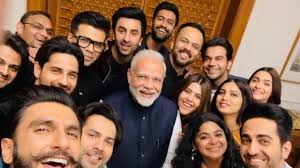
#> input picture imagesANDvideos/a3.jpeg, 300 x 168 px, given as the content of the folder /home/yogesh/Desktop/database/, which was not available
$ python countFace.py
#> lines starting #> are read from the running program, lines starting #| are printed output that depends on the picture; after the words box and inside, x2 and y2 are one past the last pixel; in counts of white or black regions, pixels touching at a corner belong together; pictures that were not available may be replaced by others from this repository, and a replacement may not be noted

import cv2
import numpy as np
from os import listdir
from os.path import isfile, join

# Global variable --------------
data_path="/home/yogesh/Desktop/database/"
onlyfiles=[f for f in listdir(data_path) if isfile(join(data_path,f))]
training_data, labels = [], []
count=0
det=0
ndet=0

# images Training model --------------------------
for i, file in enumerate(onlyfiles):
    image_path=data_path+onlyfiles[i]
    images=cv2.imread(image_path,cv2.IMREAD_GRAYSCALE)
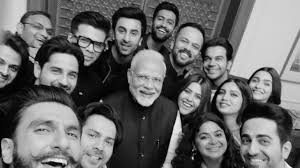
#> images: shape (168, 300); min 0, max 254, mean 105.8
#> the answer given: 3
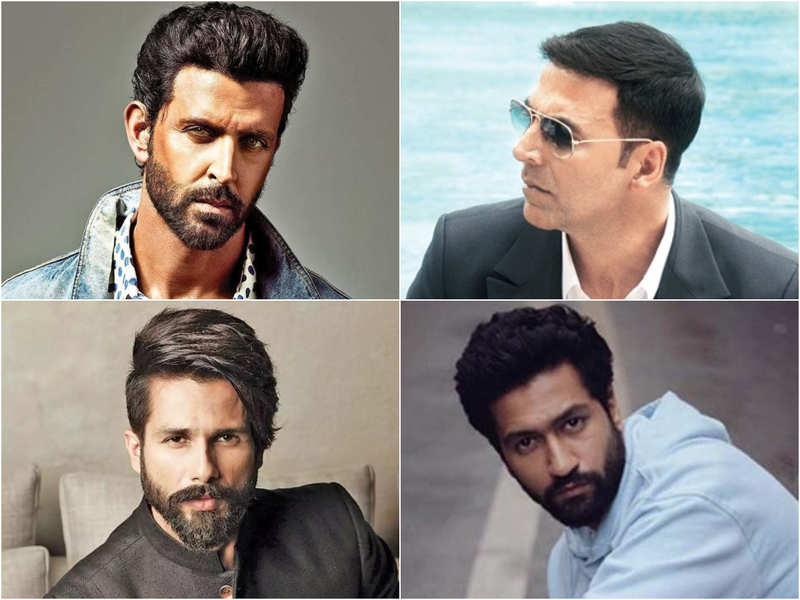
#> input picture imagesANDvideos/multiple.jpg, 800 x 600 px, found by its file name
#> further down, cap is the input picture: shape (600, 800, 3); mean B, G, R 132.7, 136, 139.8
    training_data.append(np.asarray(images, dtype=np.uint8))
    labels.append(i)

lables = np.asarray(labels, dtype=np.uint32)
model = cv2.face.LBPHFaceRecognizer_create()

model.train(np.asarray(training_data), np.asarray(labels))
print("Model Training Complete")

# haarcascade xml file
face_classifier=cv2.CascadeClassifier('/home/yogesh/PycharmProjects/imageprocessing/haarcascades/haarcascade_frontalface_default.xml')

# function how many face---------------------------
def face_detector(img, size = 0.5):
#> called with size = 0.5
    gray=cv2.cvtColor(img,cv2.COLOR_BGR2GRAY)
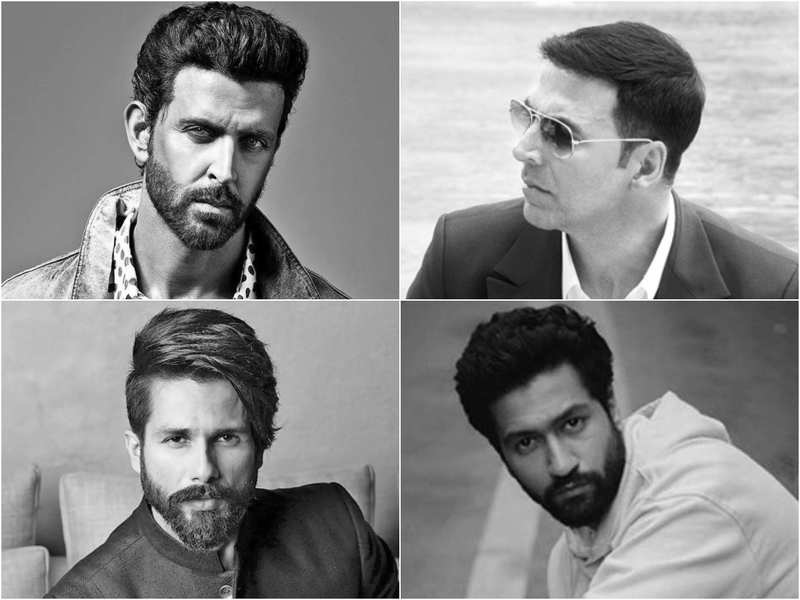
#> gray: shape (600, 800); min 0, max 255, mean 136.7
    faces=face_classifier.detectMultiScale(gray,1.3,5)
#> faces = [[128, 384, 147, 147], [141, 74, 172, 172]]
    global count
    if faces is():
        return img,[]
    for(x,y,w,h) in faces:
        cv2.rectangle(img,(x,y),(x+w,y+h),2)
        count+=1
        roi=img[y:y+h, x:x+w]
        roi=cv2.resize(roi,(200,200))
#> this loop made 2 passes
#> (x, y, w, h, count) on passes 1 to 2: (128, 384, 147, 147, 1), (141, 74, 172, 172, 2)
#> pass 1, in face_detector, `roi=cv2.resize(roi,(200,200))`:
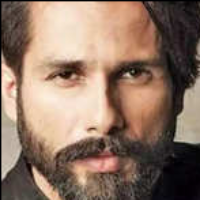
#> roi: shape (200, 200, 3); mean B, G, R 100.3, 116.4, 141.6
#> after the loop:
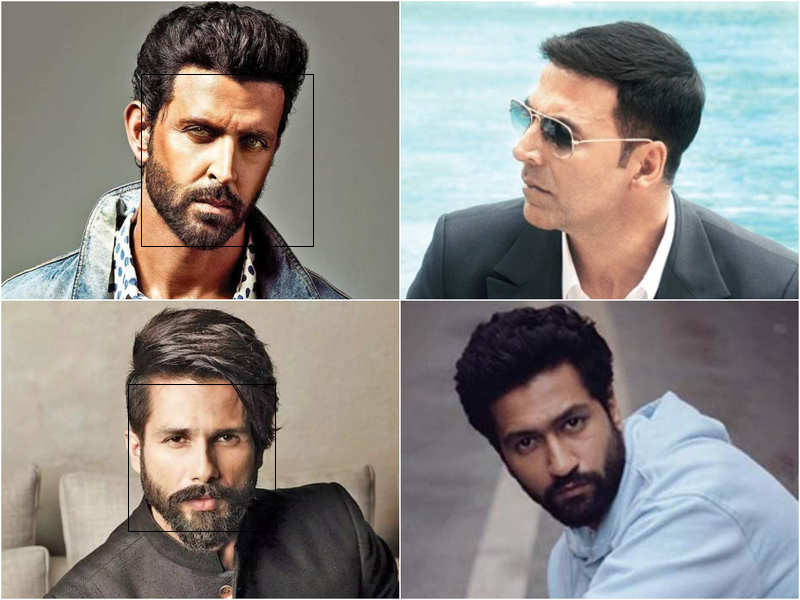
#> img: shape (600, 800, 3); 0.27% of pixels changed, all inside (x1, y1, x2, y2) = (128, 74, 314, 532)
#> after the loop, count = 2

    return img,roi

# main code ------------------------------------------
# user input
print("Enter Num:")
num=int(input())
if num==0:
     cap=cv2.VideoCapture(0)   # webcam


elif(num==1):
    fname = input("Enter File name:")   # file
    cap=cv2.VideoCapture("/home/yogesh/PycharmProjects/imageprocessing/"+str(fname)+".mp4")

else:
    cap=cv2.imread("/home/yogesh/PycharmProjects/imageprocessing/multiple.jpg")  # image
    #cap=cv2.imread("/home/yogesh/Downloads/salman.jpeg")

while True:
    if(num==1 or num==0):
        ret,frame=cap.read()
        image, face=face_detector(frame)#cap)
    else:
        image, face = face_detector(cap)

    try:
        face=cv2.cvtColor(face,cv2.COLOR_BGR2GRAY)
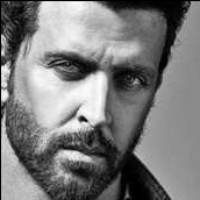
#> face: shape (200, 200); min 0, max 254, mean 123.6
        result=model.predict(face)
#> result = (0, 83.05)
        #print(result)
        confidence = int(100 * (1 - (result[1]) / 300))
#> confidence = 72
        display_string=str(confidence)+'%confidence it is user'
#> display_string = '72%confidence it is user'
        cv2.putText(image,"",(100,120),cv2.FONT_HERSHEY_COMPLEX,1,(250,120,250),2)

        if confidence>75:
            cv2.putText(image,"Unlocked",(150,250),cv2.FONT_HERSHEY_COMPLEX,1,(0,255,0),2)
            cv2.imshow("image cropper",image)
            det+=1
            #print(count)
        else:
            cv2.putText(image, "Locked:"+str(ndet), (150, 250), cv2.FONT_HERSHEY_COMPLEX, 1, (0, 0, 255), 2)
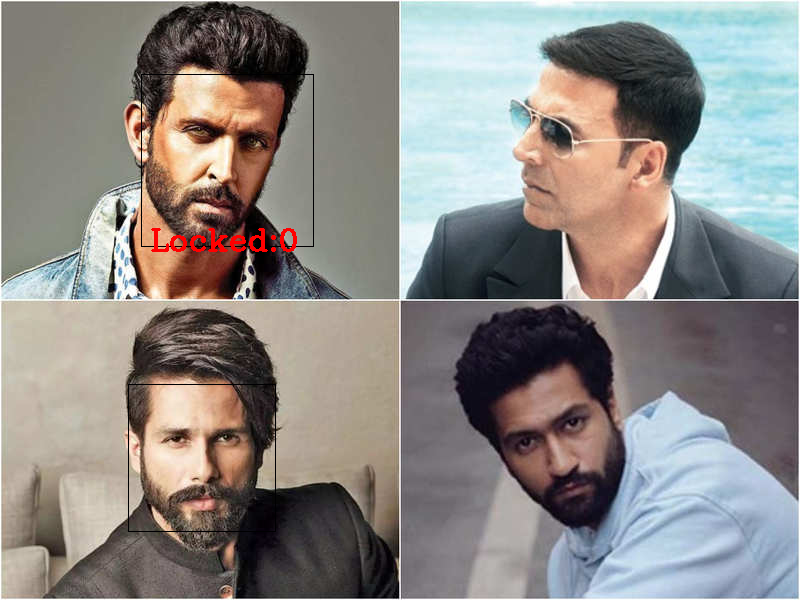
#> image: shape (600, 800, 3); 0.27% of pixels changed, all inside (x1, y1, x2, y2) = (151, 228, 297, 252)
            cv2.imshow("image cropper", image)
            ndet += 1
            print(ndet)
    except:
        cv2.putText(image, "Face not found", (250, 450), cv2.FONT_HERSHEY_COMPLEX, 1, (255, 0, 0), 2)
        #cv2.putText(image, "Locked", (250, 450), cv2.FONT_HERSHEY_COMPLEX, 1, (0, 0, 255), 2)
        cv2.imshow("image cropper", image)
        pass

    if cv2.waitKey(1)==13 :
        #print(count)
#> (key Esc is pressed here)
        break

# Print total no of  Faces, Detection and Non Detection
print("total count:",count)
#| total count: 4
print("total detect:",det)
print("total not detect:",ndet)
if num==1 or num==0:
    cap.release()

cv2.destroyAllWindows()
